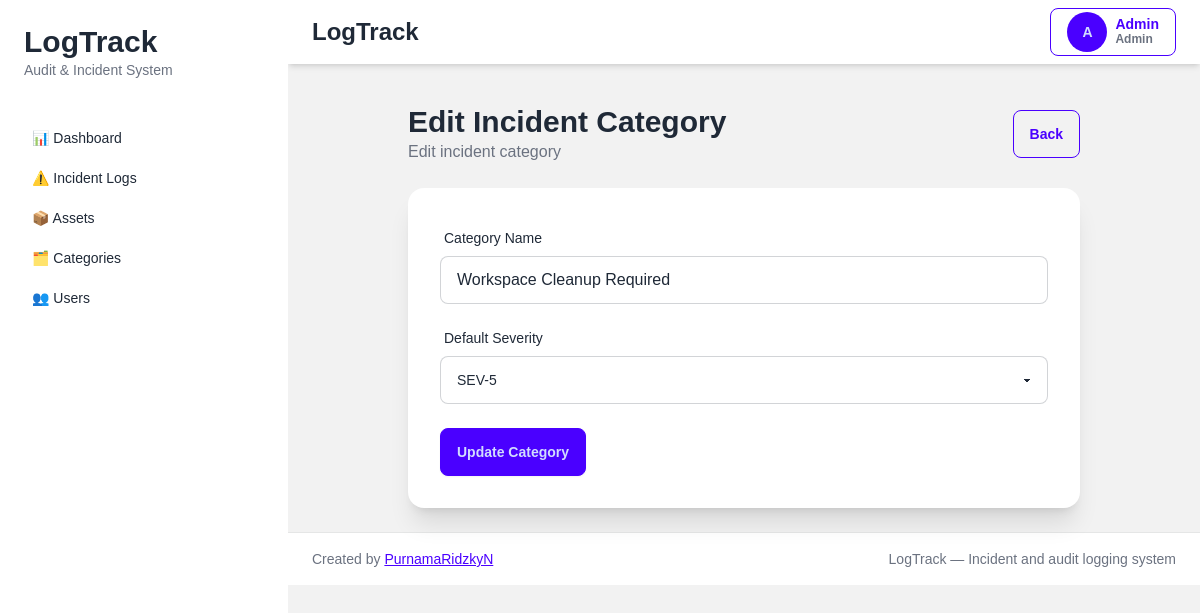
The app's page /incident_categories/15/edit (signed in) with its own data.
### tables this page shows
CREATE TABLE incident_categories (

    id INTEGER PRIMARY KEY AUTOINCREMENT,

    category_name VARCHAR(255) NOT NULL,

    default_severity VARCHAR(50) NOT NULL,

    created_at DATETIME,

    updated_at DATETIME,

    is_deleted INTEGER DEFAULT 0
);

### app/controllers/incident_category_controller.py (the view)
def incident_category_edit(id):
    conn = None
    try:
        conn = get_db_connection()
        incident_category = conn.execute("""
            SELECT *
            FROM incident_categories
            WHERE id = ?
        """, (id,)).fetchone()
        if not incident_category:
            flash("Incident Category not found", "error")
            return redirect("/incident_categories")
        return render_template("incident_categories/edit.html", incident_category=incident_category)
    except Exception as e:
        logger.error(f"ERROR EDIT INCIDENT CATEGORY: {e}")
        logger.error(traceback.format_exc())
        flash("Failed to open incident category data", "error")
        return redirect("/incident_categories")
    finally:
        if conn:
            conn.close()

### app/app.py (called while the page is built)
def create_app():
    app = Flask(__name__)
    app.config.from_object(
        "app.config.Config"
    )
    app.add_template_filter(
        timesince,
        "timesince"
    )
    @app.context_processor
    def inject_user():
        return {
            "role": session.get("role"),
            "user_name": session.get("name"),
            "user_id": session.get("user_id")
        }
    from app.routes.web import register_routes
    register_routes(app)
    return app

### app/database/connection.py (called while the page is built)
def get_db_connection():
    conn = sqlite3.connect(
        Config.DATABASE_PATH,
        timeout=30,
        isolation_level=None,
        check_same_thread=False
    )
    conn.row_factory = sqlite3.Row
    conn.execute("PRAGMA foreign_keys = ON")
    conn.execute("PRAGMA journal_mode = WAL")
    return conn

### app/templates/incident_categories/edit.html (shortened to what this page needs)
{% extends "layouts/app.html" %}  {% block content %}
<div class="max-w-2xl mx-auto">
  <div class="flex items-center justify-between mb-6">
    <div>
      <h1 class="text-3xl font-bold">Edit Incident Category</h1>
      <p class="text-gray-500">Edit incident category</p>
    </div>
    <a href="/incident_categories" class="btn btn-outline btn-primary">
    Back
    </a>
  </div>
  <div class="card bg-base-100 shadow-xl">
    <div class="card-body">
      <form
        method="POST"
        action="/incident_categories/{{ incident_category.id }}/update">
        <div class="form-control mb-4">
          <label class="label">
            <span class="label-text">Category Name</span>
          </label>
          <input
            type="text"
            name="category_name"
            value="{{ incident_category.category_name }}"
            class="input input-bordered"
            required />
        </div>
        <div class="form-control mb-6">
          <label class="label">
            <span class="label-text">Default Severity</span>
          </label>
          <select name="default_severity" class="select select-bordered">
            <option
              value="SEV-5"
              {% if incident_category.default_severity == "SEV-5" %}
                selected
              {% endif %}
              > SEV-5
            </option>
          </select>
        </div>
        <button class="btn btn-primary">Update Category</button>
      </form>
    </div>
  </div>
</div>
{% endblock %}

### app/static/css/app.css (style rules this page uses)
body { font-family: sans-serif; }

### records on screen
incident_categories: category_name "Workspace Cleanup Required", default_severity "SEV-5"

### other values on screen
{{ session["name"][0]|upper }} "A"
{{ session["name"] }} "Admin"
